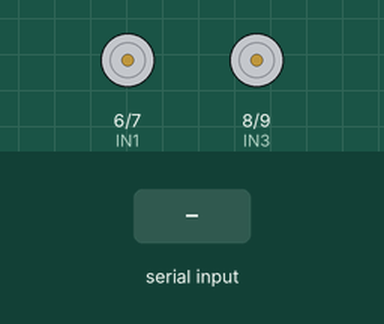
A sketch run on a simulated Arduino Uno, built with avr-gcc and run on an emulated ATmega328P. On the bench: motor-driver pin pairs drawn as motors (green arrow = first pin HIGH = forward, orange = second pin HIGH = backward, longer = more drive, scaled by the enable pin). The inputs (shaded band) are chosen by the test bench. What the sketch prints to the serial monitor is not drawn.

Above: at 1.2 s.
1.3 s: "90,45\n" received over Serial
At 2.3 s:
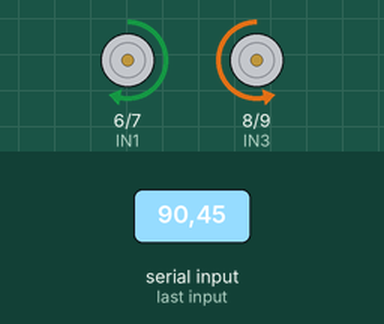
2.8 s: "S90\n" received over Serial
At 3.4 s:
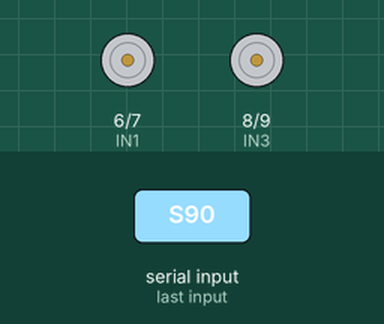
4.3 s: "F90\n" received over Serial
At 6.9 s:
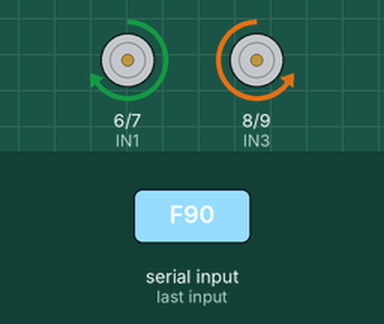
7.3 s: "L90\n" received over Serial
At 8.0 s:
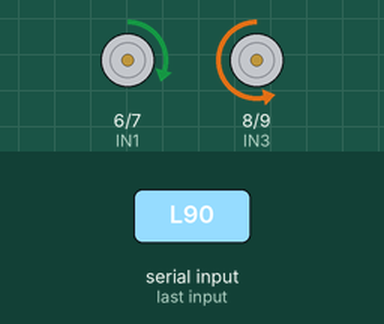
8.8 s: "R90\n" received over Serial
At 9.2 s:
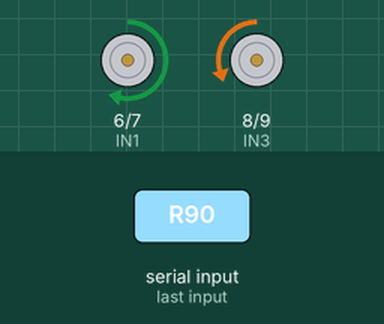
10.3 s: "S,45\n" received over Serial
At 11.5 s:
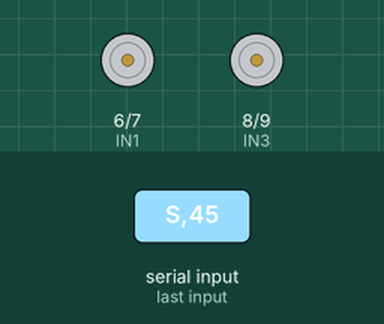
Timing chart, 0 to 12.8 s (numbered marks = the images above; inputs shaded):
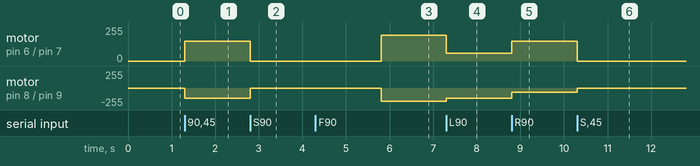

Measured:
- after the input at 1.3 s, motor on pin 6 (IN1) / pin 7 (IN2): stopped → forward 150/255 at once; motor on pin 8 (IN3) / pin 9 (IN4): stopped → backward 150/255 at once
- after the input at 2.8 s, motor on pin 6 (IN1) / pin 7 (IN2): forward 150/255 → stopped at once; motor on pin 8 (IN3) / pin 9 (IN4): backward 150/255 → stopped at once
- after the input at 4.3 s, motor on pin 6 (IN1) / pin 7 (IN2): stopped → forward 195/255 after 1.5 s; motor on pin 8 (IN3) / pin 9 (IN4): stopped → backward 195/255 after 1.5 s
- after the input at 7.3 s, motor on pin 6 (IN1) / pin 7 (IN2): forward 195/255 → forward 60/255 at once; motor on pin 8 (IN3) / pin 9 (IN4): backward 195/255 → backward 150/255 at once
- after the input at 8.8 s, motor on pin 6 (IN1) / pin 7 (IN2): forward 60/255 → forward 150/255 at once; motor on pin 8 (IN3) / pin 9 (IN4): backward 150/255 → backward 60/255 at once
- after the input at 10.3 s, motor on pin 6 (IN1) / pin 7 (IN2): forward 150/255 → stopped at once; motor on pin 8 (IN3) / pin 9 (IN4): backward 60/255 → stopped at once

The sketch:

Embededdddd.ino
```cpp
// 1. 핀 번호 설정 (그대로 유지)
int ENA = 5;
int IN1 = 6;
int IN2 = 7;

int IN3 = 8;
int IN4 = 9;
int ENB = 10;

const int lowerLimit = 10;
const int upperLimit = 255;

// 2. 상태 변수 (현재 속도와 조향각을 기억함)
const int baseSpeedL = 150;
const int baseSpeedR = 150;
int addSpeed = 0;
int isStopped = false;
int currentSteering = 0; // 현재 조향값 (음수:좌회전, 0:직진, 양수:우회전)

void setup() {
  Serial.begin(9600); // 파이썬과 통신 속도 맞춤

  pinMode(ENA, OUTPUT);
  pinMode(IN1, OUTPUT);
  pinMode(IN2, OUTPUT);
  pinMode(IN3, OUTPUT);
  pinMode(IN4, OUTPUT);
  pinMode(ENB, OUTPUT);
}

void loop() {
  if (Serial.available() > 0) {
    // 1. 명령어를 문자열로 통째로 받음 (예: "F5\n", "STOP\n")
    String input = Serial.readStringUntil('\n');
    input.trim(); // 공백 제거

    // 2. 명령어 파싱 (첫 글자와 나머지 숫자 분리)
    char cmd = input.charAt(0);              // 첫 글자 (F, L, R, S)
    int value = input.substring(1).toInt();  // 나머지 숫자 부분

    Serial.print(cmd);

    // 3. 명령어에 따른 값 누적 (더하기/빼기)
    if (cmd == 'S') {
      // STOP: 모든 값 0으로 초기화 및 정지
      Serial.println('STOP');
      addSpeed = 0;
      currentSteering = 1000;
      isStopped = true;
    }
    else if (cmd == 'F') {
      // F5 -> 현재 속도에 5 더하기
      addSpeed = value;
      currentSteering = 0;
      isStopped = false;
    }
    else if (cmd == 'L') {
      // L10 -> 왼쪽으로 10만큼 더 꺾기 (조향값 감소)
      addSpeed = value;
      currentSteering = -1;
      isStopped = false;
    }
    else if (cmd == 'R') {
      // R20 -> 오른쪽으로 20만큼 더 꺾기 (조향값 증가)
      addSpeed = value;
      currentSteering = 1;
      isStopped = false;
    }

    // 5. 모터 구동
    applyMotor();
  }
}

void applyMotor() {
  // 기본 속도에 조향값을 섞어서 양쪽 바퀴 속도 결정
  int speedLeft = baseSpeedL;
  int speedRight = baseSpeedR;

  if (currentSteering == 1000)
  {
    speedLeft = 0;
    speedRight = 0;
  }
  else
  {
    if (currentSteering > 0)
      speedRight -= addSpeed;
    else if (currentSteering < 0)
      speedLeft -= addSpeed;
    else
    {
      speedLeft += addSpeed / 2;
      speedRight += addSpeed / 2;
    }

    // 최종 PWM 범위 제한 (0~255)
    if (speedLeft < lowerLimit)
      speedLeft = lowerLimit;
    else if (speedLeft > upperLimit)
      speedLeft = upperLimit;
    if (speedRight < lowerLimit)
      speedRight = lowerLimit;
    else if (speedLeft > upperLimit)
      speedRight = upperLimit;
  }

  Serial.print(speedLeft);

  // --- 왼쪽 모터 (전진 방향 고정) ---
  analogWrite(ENA, speedLeft);
  analogWrite(ENB, speedRight);

  digitalWrite(IN1, HIGH);
  digitalWrite(IN2, LOW);
  digitalWrite(IN3, LOW);
  digitalWrite(IN4, HIGH);

  if (isStopped)
  {
    delay(3000);
    isStopped = false;
  }
}
```
